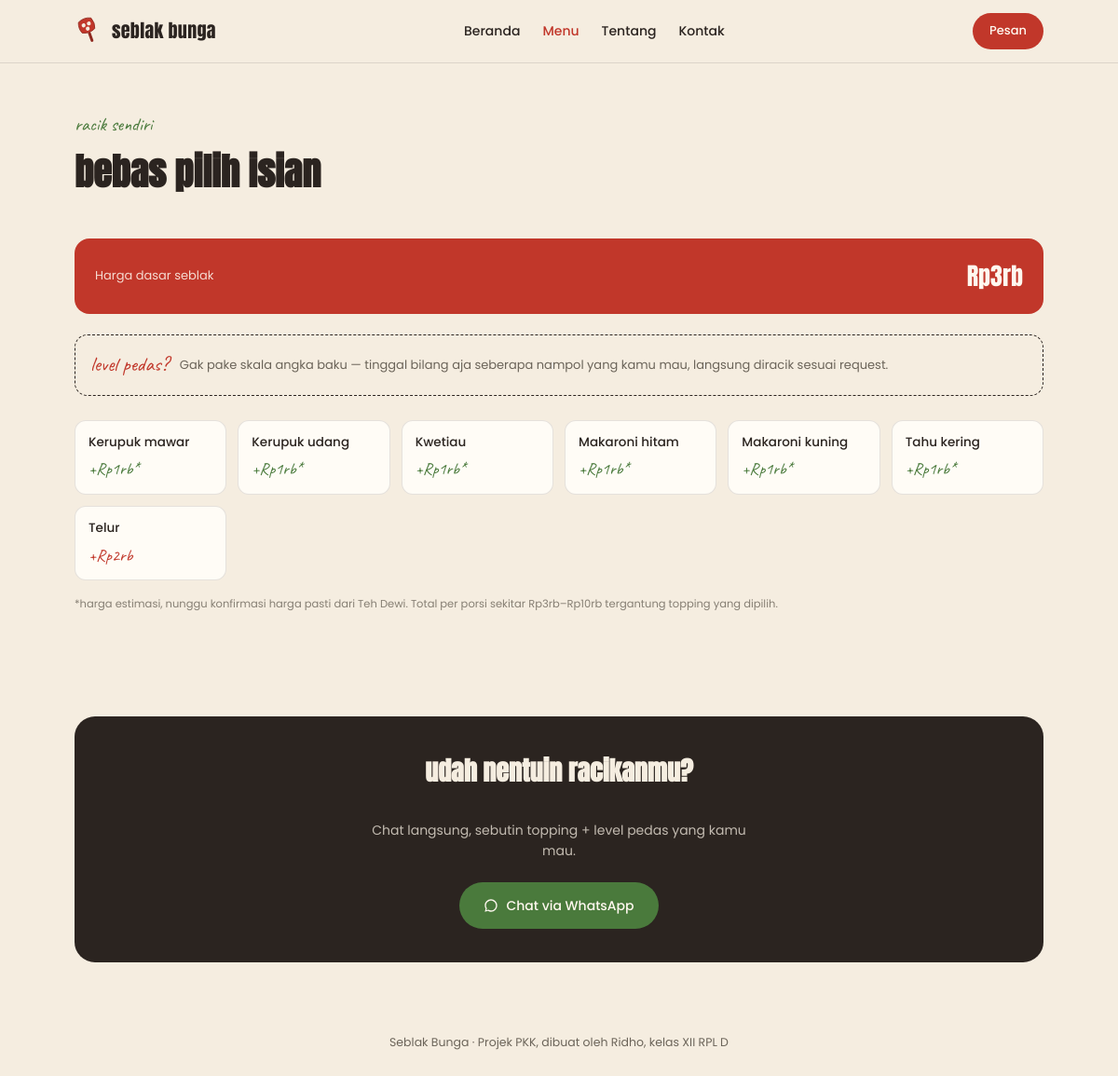
Page /menu.php on the committed database.
### tables this page shows
CREATE TABLE `pengaturan` (
  `id` int(11) NOT NULL AUTO_INCREMENT,
  `nama_pengaturan` varchar(50) NOT NULL,
  `nilai` varchar(255) NOT NULL,
  PRIMARY KEY (`id`),
  UNIQUE KEY `nama_pengaturan` (`nama_pengaturan`)
);

CREATE TABLE `topping` (
  `id` int(11) NOT NULL AUTO_INCREMENT,
  `nama_topping` varchar(50) NOT NULL,
  `harga_tambahan` int(11) NOT NULL,
  `status_aktif` tinyint(1) NOT NULL DEFAULT 1,
  PRIMARY KEY (`id`)
);

### config/database.php (called while the page is built, shortened)
<?php
function formatRb($angka) {
    if ($angka % 1000 === 0) {
        return ($angka / 1000) . 'rb';
    }
    return number_format($angka / 1000, 1) . 'rb';
}

### menu.php (the view, shortened to what this page needs)
<?php
require_once 'config/database.php';
$active_page = 'menu';
$stmt = $pdo->prepare("SELECT nilai FROM pengaturan WHERE nama_pengaturan = 'harga_dasar_seblak'");
$stmt->execute();
$harga_dasar = (int) $stmt->fetchColumn();
$stmt = $pdo->query("SELECT nama_topping, harga_tambahan FROM topping WHERE status_aktif = 1 ORDER BY nama_topping ASC");
$toppings = $stmt->fetchAll();
include 'includes/header.php';
?>
<section class="page-header">
  <div class="wrap">
    <p class="section-label">racik sendiri</p>
    <h1 class="page-title">bebas pilih isian</h1>
  </div>
</section>
<section style="padding-top:0">
  <div class="wrap">
    <div class="base-price-card">
      <span class="bp-label">Harga dasar seblak</span>
      <span class="bp-value">Rp<?= formatRb($harga_dasar) ?></span>
    </div>
    <div class="pedas-note">
      <span class="pn-tag">level pedas?</span>
      <p>Gak pake skala angka baku — tinggal bilang aja seberapa nampol yang kamu mau, langsung diracik sesuai request.</p>
    </div>
    <div class="topping-grid">
      <?php foreach ($toppings as $t): ?>
        <?php $confirmed = ($t['nama_topping'] === 'Telur'); ?>
        <div class="topping-chip">
          <span class="tp-name"><?= htmlspecialchars($t['nama_topping']) ?></span>
          <span class="tp-price<?= $confirmed ? ' confirmed' : '' ?>">+Rp<?= formatRb($t['harga_tambahan']) ?><?= $confirmed ? '' : '*' ?></span>
        </div>
      <?php endforeach; ?>
    </div>
    <p class="topping-note">*harga estimasi, nunggu konfirmasi harga pasti dari Teh Dewi. Total per porsi sekitar Rp3rb–Rp10rb tergantung topping yang dipilih.</p>
  </div>
</section>
<section>
  <div class="wrap">
    <div class="order-section">
      <h2 class="section-title">udah nentuin racikanmu?</h2>
      <p>Chat langsung, sebutin topping + level pedas yang kamu mau.</p>
      <a class="btn-whatsapp" href="https://wa.me/62895324228216" target="_blank" rel="noopener">
        Chat via WhatsApp
      </a>
    </div>
  </div>
</section>
<?php include 'includes/footer.php'; ?>

### includes/header.php (shortened to what this page needs)
<?php
function navClass($page, $active_page) {
    return $page === $active_page ? ' class="active"' : '';
}
?>
<!DOCTYPE html>
<html lang="id">
<head>
</head>
<body>
<header>
  <div class="navbar">
    <div class="brand">
      <span>seblak bunga</span>
    </div>
    <nav class="links">
      <a href="index.php"<?= navClass('beranda', $active_page) ?>>Beranda</a>
      <a href="menu.php"<?= navClass('menu', $active_page) ?>>Menu</a>
      <a href="tentang.php"<?= navClass('tentang', $active_page) ?>>Tentang</a>
      <a href="kontak.php"<?= navClass('kontak', $active_page) ?>>Kontak</a>
    </nav>
    <a href="kontak.php" class="btn-order-small">Pesan</a>
  </div>
</header>

### includes/footer.php
<footer>
  <div class="wrap">
    <p>Seblak Bunga · Projek PKK, dibuat oleh Ridho, kelas XII RPL D</p>
  </div>
</footer>
</body>
</html>

### includes/header.php (style rules this page uses)
:root { --bg: #F5EDE0; --bg-card: #FFFCF6; --text: #2B2420; --text-secondary: #6B6459; --accent: #C1372A; --accent-dark: #8F2A20; --accent-2: #E8A33D; --accent-3: #4A7A3C; --border: rgba(43,36,32,0.12); }
* { box-sizing: border-box; }
body { margin: 0; background: var(--bg); color: var(--text); font-family: 'Poppins', sans-serif; line-height: 1.6; overflow-x: hidden; }
.wrap { max-width: 1080px; margin: 0 auto; padding: 0 20px; }
header { position: sticky; top: 0; z-index: 10; background: var(--bg); border-bottom: 1px solid var(--border); }
.navbar { display: flex; align-items: center; justify-content: space-between; padding: 14px 20px; max-width: 1080px; margin: 0 auto; }
.brand { display: flex; align-items: center; gap: 10px; }
.brand span { font-family: 'Anton', sans-serif; font-size: 20px; letter-spacing: 0.3px; }
nav.links { display: none; gap: 24px; font-size: 14px; font-weight: 500; }
nav.links a { color: var(--text); text-decoration: none; }
nav.links a.active { color: var(--accent); }
.btn-order-small { background: var(--accent); color: #FFF8EF; border: none; border-radius: 100px; padding: 9px 18px; font-family: 'Poppins'; font-weight: 500; font-size: 13px; text-decoration: none; white-space: nowrap; }
@media (min-width: 720px) { nav.links { display: flex; } }
section { padding: 50px 0; }
section.page-header { padding-bottom: 10px; }
.section-label { font-family: 'Caveat', cursive; font-size: 20px; color: var(--accent-3); margin: 0 0 2px; }
h2.section-title { font-family: 'Anton', sans-serif; font-size: 28px; margin: 0 0 30px; text-transform: lowercase; }
h1.page-title { font-family: 'Anton', sans-serif; font-size: clamp(28px, 6vw, 40px); margin: 0 0 30px; text-transform: lowercase; }
.base-price-card { background: var(--accent); color: #FFF8EF; border-radius: 16px; padding: 20px 22px; display: flex; align-items: center; justify-content: space-between; gap: 16px; flex-wrap: wrap; margin-bottom: 22px; }
.base-price-card .bp-label { font-size: 13px; opacity: 0.85; }
.base-price-card .bp-value { font-family: 'Anton'; font-size: 26px; }
.pedas-note { display: flex; align-items: center; gap: 12px; background: var(--bg); border: 1.5px dashed var(--text); border-radius: 14px; padding: 14px 16px; margin-bottom: 26px; }
.pedas-note .pn-tag { font-family: 'Caveat'; font-size: 22px; color: var(--accent); flex-shrink: 0; }
.pedas-note p { margin: 0; font-size: 13px; color: var(--text-secondary); }
.topping-grid { display: grid; grid-template-columns: repeat(auto-fill, minmax(150px, 1fr)); gap: 12px; }
.topping-chip { background: var(--bg-card); border: 1px solid var(--border); border-radius: 12px; padding: 12px 14px; display: flex; flex-direction: column; gap: 4px; }
.topping-chip .tp-name { font-size: 13.5px; font-weight: 500; }
.topping-chip .tp-price { font-family: 'Caveat'; font-size: 18px; color: var(--accent-3); }
.topping-chip .tp-price.confirmed { color: var(--accent); }
.topping-note { font-size: 11.5px; color: var(--text-secondary); margin-top: 16px; opacity: 0.8; }
.order-section { background: var(--text); color: var(--bg); border-radius: 22px; padding: 36px 26px; text-align: center; }
.order-section h2, .order-section h1 { color: var(--bg); }
.order-section p { color: var(--bg); opacity: 0.75; font-size: 14px; max-width: 420px; margin: 0 auto 22px; }
.btn-whatsapp { background: var(--accent-3); color: #FFF8EF; font-weight: 500; font-size: 14px; padding: 14px 26px; border-radius: 100px; text-decoration: none; display: inline-flex; align-items: center; gap: 8px; }
footer { padding: 26px 0 40px; text-align: center; }
footer p { font-size: 12.5px; color: var(--text-secondary); margin: 0; }

### rows in the picture
pengaturan: nilai "3rb"
topping: nama_topping "Kerupuk mawar", harga_tambahan "1rb"
topping: nama_topping "Kerupuk udang", harga_tambahan "1rb"
topping: nama_topping "Kwetiau", harga_tambahan "1rb"
topping: nama_topping "Makaroni hitam", harga_tambahan "1rb"
topping: nama_topping "Makaroni kuning", harga_tambahan "1rb"
topping: nama_topping "Tahu kering", harga_tambahan "1rb"
topping: nama_topping "Telur", harga_tambahan "2rb"
